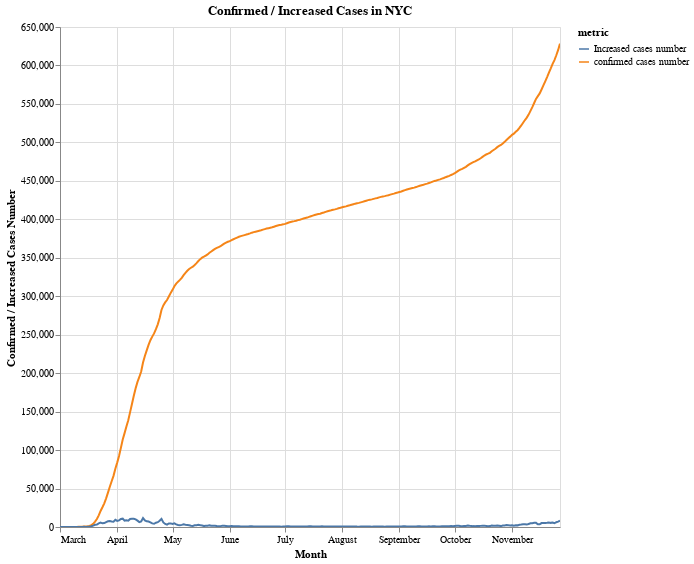

The cell this chart's notebook holds for it:
### Code cell
covid_chart = alt.Chart(covid_long_form, title="Confirmed / Increased Cases in NYC").mark_line().encode(
    x=alt.X("date:T"),
    y="number:Q",
    color="metric:N",
    tooltip=list(covid_long_form.columns)
).properties(
    width=500,
    height=500
).interactive()

covid_chart.encoding.x.title = "Month"
covid_chart.encoding.y.title = "Confirmed / Increased Cases Number"

covid_chart

### Figure 1 — Vega-Lite specification as saved in the notebook (floating-point values rounded to 4 significant figures; data arrays with more than 128 entries replaced by an {"elided": "..."} marker saying what was removed)
{"config": {"view": {"continuousWidth": 400, "continuousHeight": 300}}, "data": {"name": "data-ae28c3340aa7209f586969a05c450b2e"}, "mark": "line", "encoding": {"color": {"type": "nominal", "field": "metric"}, "tooltip": [{"type": "nominal", "field": "date"}, {"type": "nominal", "field": "metric"}, {"type": "quantitative", "field": "number"}], "x": {"type": "temporal", "field": "date", "title": "Month"}, "y": {"type": "quantitative", "field": "number", "title": "Confirmed / Increased Cases Number"}}, "height": 500, "selection": {"selector001": {"type": "interval", "bind": "scales", "encodings": ["x", "y"]}}, "title": "Confirmed / Increased Cases in NYC", "width": 500, "$schema": "https://vega.github.io/schema/vega-lite/v4.8.1.json", "datasets": {"data-ae28c3340aa7209f586969a05c450b2e": {"elided": "544 records"}}}
